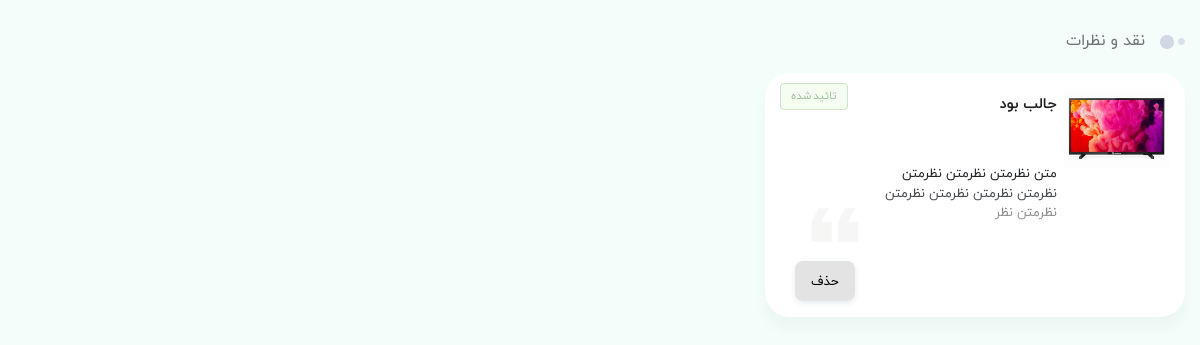
The app's page /profile/comments (signed in) with its own data.
### eshop_comment/models.py (models this page shows, shortened)
class Comment(models.Model):
    STATUS = (
        ('New', 'در انتظار تائید'),
        ('Submit', 'تائید شده'),
        ('Not_submit', 'تائید نشده'),
    )
    ADVICE = (
        ('yes', 'خرید این محصول را پیشنهاد می‌کنم'),
        ('no', 'خرید این محصول را پیشنهاد نمی‌کنم'),
        ('omm', 'در مورد خرید این محصول نظری ندارم'),
    )
    product = models.ForeignKey(Product, on_delete=models.CASCADE, related_name='comment', verbose_name='نام محصول')
    order_product = models.ForeignKey(OrderProduct, on_delete=models.SET_NULL, blank=True, null=True,
                                      verbose_name='مدل محصول')
    user_id = models.ForeignKey(User, on_delete=models.CASCADE, verbose_name='آیدی کاربر', related_name='user_id')
    subject = models.CharField(max_length=50, blank=True, verbose_name='موضوع')
    advantage = models.TextField(blank=True, verbose_name='نقاط قوت', null=True)
    disadvantage = models.TextField(blank=True, verbose_name='نقاط ضعف', null=True)
    comment = models.CharField(max_length=250, blank=True, verbose_name='نظر')
    advice = models.CharField(max_length=100, choices=ADVICE, default='omm', verbose_name='توصیه')
    affective = models.ManyToManyField(User, default=None, blank=True, verbose_name='کامنت مفید',
                                       related_name='affective')
    affective_count = models.BigIntegerField(default='0', verbose_name='تعداد کامنت مفید')
    notaffective = models.ManyToManyField(User, default=None, blank=True, verbose_name='کامنت غیرمفید',
                                          related_name='notaffective')
    notaffective_count = models.BigIntegerField(default='0', verbose_name='تعداد کامنت غیرمفید')
    ip = models.CharField(max_length=20, blank=True, verbose_name='آی‌پی')
    status = models.CharField(max_length=10, choices=STATUS, default='Submit', verbose_name='وضعیت')
    create_at = models.DateTimeField(auto_now_add=True, verbose_name='ایجاده شده در')
    update_at = models.DateTimeField(auto_now=True, verbose_name='آخرین آپدیت')
    class Meta:
        verbose_name = 'نظرات مشتریان'
        verbose_name_plural = 'نظرات مشتریان'
    def j_create_at(self):
        return jalali_converter(self.create_at)
    j_create_at.short_description = 'زمان ارسال'
    def j_update_at(self):
        return jalali_converter(self.update_at)
    j_update_at.short_description = 'آخرین آپدیت'

### eshop_product/models.py (models this page shows, shortened)
class Product(models.Model):
    STATUS = (
        ('True', "فعال"),
        ("False", "غیرفعال")
    )
    VARIANTS = (
        ('None', 'هیچ'),
        ('Size', 'سایز'),
        ('Color', 'رنگ'),
        ('Size-Color', 'سایزـ‌رنگ'),
    )
    category = models.ForeignKey(Category, on_delete=models.SET_NULL, null=True, verbose_name='دسته')
    brand = models.ForeignKey(Brand, on_delete=models.SET_NULL, blank=True, null=True, verbose_name='برند')
    title = models.CharField(max_length=200, verbose_name='عنوان فارسی')
    title_eng = models.CharField(max_length=150, blank=True, null=True, verbose_name='عنوان انگلیسی')
    keyword = models.CharField(max_length=250, verbose_name='کلمه کلیدی')
    variant = models.CharField(max_length=10, choices=VARIANTS, default='None', verbose_name='تنوع')
    description = models.CharField(max_length=300, verbose_name='توضیحات')
    image = models.ImageField(upload_to=upload_image_path, verbose_name='تصویر')
    price = models.IntegerField(verbose_name='قیمت')
    amount = models.IntegerField(verbose_name='تعداد')
    all_sale = models.IntegerField(default=0, verbose_name='تعداد فروش')
    view_count = models.BigIntegerField(default=0, verbose_name='تعداد بازدیدها')
    details = RichTextUploadingField(verbose_name='جزئيات محصول')
    analyze = RichTextUploadingField(blank=True, null=True, verbose_name='نقد و بررسی')
    status = models.CharField(max_length=50, choices=STATUS, verbose_name='وضعیت')
    slug = models.SlugField(verbose_name='عبارت لینک', null=False, unique=True, allow_unicode=True, max_length=200)
    creat_at = models.DateTimeField(auto_now_add=True, verbose_name='ایجاده شده در تاریخ')
    update_at = models.DateTimeField(auto_now=True, verbose_name='آپدیت شده در تاریخ')
    objects = ProductsManager()
    favourite = models.ManyToManyField(User, blank=True, verbose_name='علاقه‌مندی')
    class Meta:
        verbose_name = 'محصول'
        verbose_name_plural = 'محصولات'
    def price_th(self):
        return f"{self.price:,}"
    price_th.short_description = 'قیمت'
    def image_tag(self):
        return mark_safe('<img src="{}" height="50"/>'.format(self.image.url))
    image_tag.short_description = 'تصویر'
    def get_absolute_url(self):
        return reverse('product_detail', kwargs={'slug': self.slug, 'product_id': self.id})
    def fav_count(self):
        fav = User.objects.filter(product__exact=self.id)
        return fav.count()
    fav_count.short_description = 'تعداد علاقه‌مندان'

### eshop_account/views.py (the view)
# urls.py: path('profile/comments', CommentsList.as_view(), name='CommentsList'),
class CommentsList(ListView):
    template_name = 'account/profile_comments.html'
    paginate_by = 2
    def get_queryset(self):
        request = self.request
        current_user = request.user
        comments = Comment.objects.filter(user_id=current_user.id)
        return comments
    def get_context_data(self, *, object_list=None, **kwargs):
        request = self.request
        current_user = request.user
        profile = UserProfile.objects.filter(user__username=current_user).first()
        comments = Comment.objects.filter(user_id=current_user.id, product__status=True, ).order_by('-id')
        context = {
            'profile': profile,
            'comments': comments
        }
        return context

### eshop_account/templates/account/profile_comments.html (shortened to what this page needs)
{% extends 'shared/_MainLayout.html' %}
{% load static %}
{% load render_partial %}
{% load humanize %}
{% block header_ref %}
    <link rel="stylesheet" href="{% static 'css/vendor/nouislider.min.css' %}">
{% endblock %}
{% block content %}
    <main class="main-content dt-sl mt-4 mb-3" style="transform: none;">
        <div class="container main-container" style="transform: none;">
            <div class="row" style="transform: none;">
                <div class="col-xl-9 col-lg-8 col-md-8 col-sm-12">
                    <div class="row">
                        <div class="col-12">
                            <div class="section-title text-sm-title title-wide mb-1 no-after-title-wide dt-sl mb-2 px-res-1">
                                <h2>نقد و نظرات</h2>
                            </div>
                            <div class="dt-sl">
                                <div class="row">
                                    {% if comments %}
                                        {% for com in comments %}
                                            <div class="col-lg-6 col-md-12">
                                                <div class="card-horizontal-product">
                                                    <div class="card-horizontal-product-thumb">
                                                        <a href="{{ com.product.get_absolute_url}}">
                                                            <img src="{{ com.product.image.url }}" alt="">
                                                        </a>
                                                    </div>
                                                    <div class="card-horizontal-product-content">
                                                        <div class="label-status-comment">{{ com.get_status_display }}</div>
                                                        <div class="card-horizontal-comment-title">
                                                            <a href="#">
                                                                <h3>{{ com.subject }}</h3>
                                                            </a>
                                                        </div>
                                                        <div class="card-horizontal-comment">
                                                            <p>
                                                                {{ com.comment }}
                                                            </p>
                                                        </div>
                                                        <div class="card-horizontal-product-buttons">
                                                            <button class="btn btn-light"
                                                                    onClick="location.href='{% url 'delete_comment' com.id %}'">
                                                                حذف
                                                            </button>
                                                        </div>
                                                    </div>
                                                </div>
                                            </div>
                                        {% endfor %}
                                    {% endif %}
                                </div>
                            </div>
                        </div>
                    </div>
                </div>
            </div>
        </div>
    </main>
{% endblock %}

### records on screen
Comment: product.image (picture), status "تائید شده", subject "جالب بود", comment "متن نظرمتن نظرمتن نظرمتن نظرمتن نظرمتن نظرمتن نظرمتن نظرمتن نظر…"
